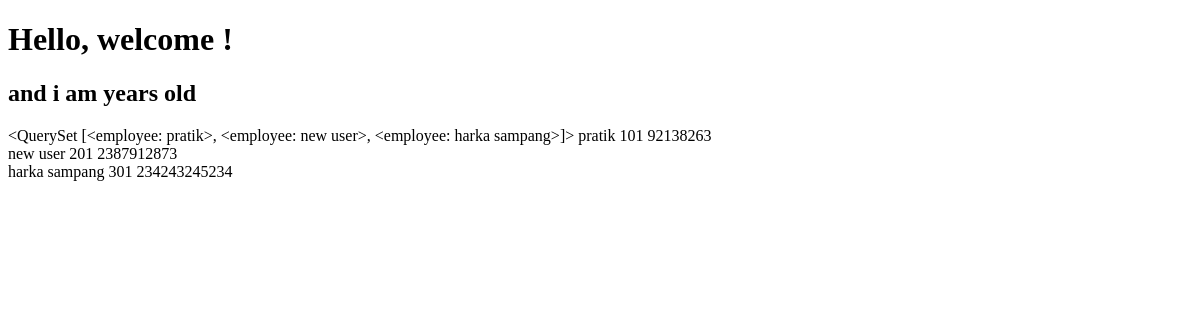
Before: / with the older database file.
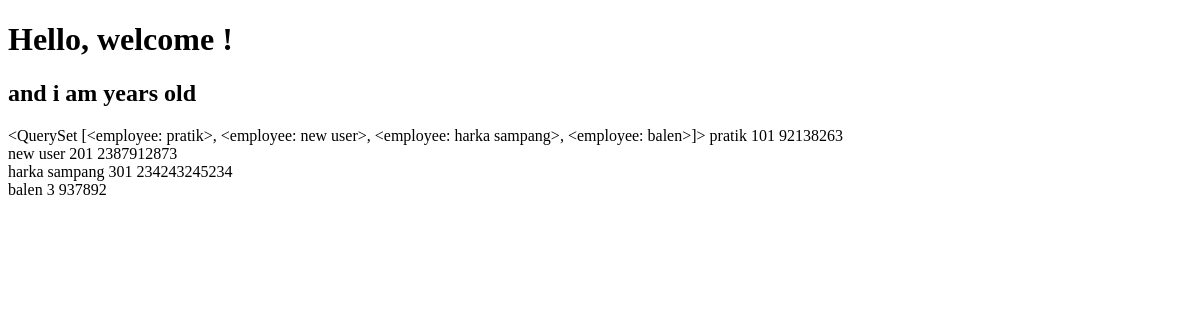
After: the same page with the newer database file.
### firstapp/models.py (models this page shows)
class employee(models.Model):
    eno=models.IntegerField()
    ename=models.CharField(max_length=255)
    esal=models.IntegerField()
    eaddr=models.CharField(max_length=255)
    def __str__(self):
        return self.ename

### firstapp/views.py (the view)
# urls.py: path('',views.first)
def first(request):
    emp_data=employee.objects.all()
    newcontext={'emp_data':emp_data}
    return render(request,'firstapp/index.html',context=newcontext)

### templates/firstapp/index.html (shortened to what this page needs)
<!DOCTYPE html>
<html lang="en">
<head>
</head>
<body>
    <h1>Hello, welcome ! {{name}}</h1>
    <h2> and i am {{age}} years old </h2>
    {{emp_data}}
    {%if emp_data%}
        {%for emp in emp_data%}
            {{emp.ename}} {{emp.eno}} {{emp.esal}}<br>
        {%endfor%}
    {%else%}
        <h2>No data was found </h2>
    {%endif%}
</body>
</html>

Changed rows visible on the page:
computed for employee "pratik": ename.ename "<QuerySet [<employee: pratik>, <employee: new user>, <employee: harka sampang>]>" → "<QuerySet [<employee: pratik>, <employee: new user>, <employee: harka sampang>, <employee: balen>]>"
added employee: ename "balen", eno "3", esal "937892"
